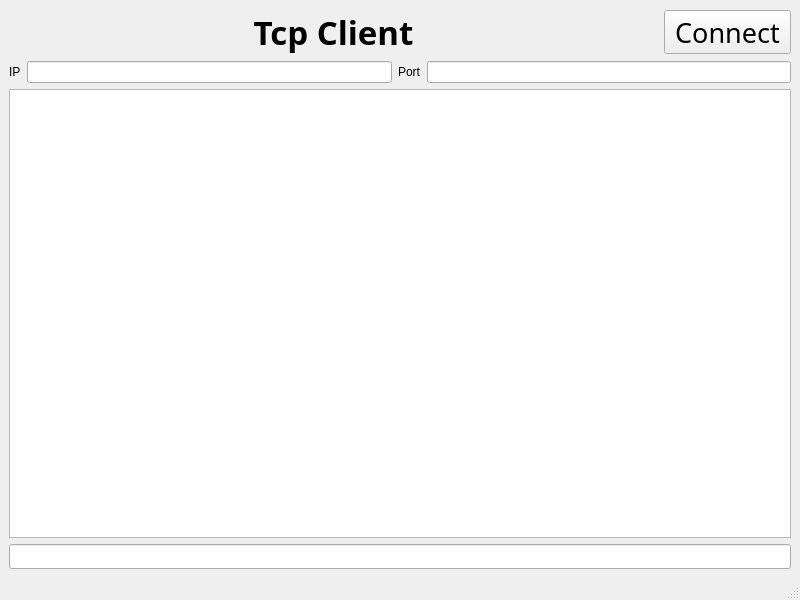
<?xml version="1.0" encoding="UTF-8"?>
<ui version="4.0">
 <class>tcpClient</class>
 <widget class="QMainWindow" name="tcpClient">
  <property name="geometry">
   <rect>
    <x>0</x>
    <y>0</y>
    <width>800</width>
    <height>600</height>
   </rect>
  </property>
  <property name="windowTitle">
   <string>tcpClient</string>
  </property>
  <widget class="QWidget" name="centralwidget">
   <layout class="QVBoxLayout" name="verticalLayout">
    <item>
     <layout class="QHBoxLayout" name="horizontalLayout">
      <item>
       <widget class="QLabel" name="label">
        <property name="font">
         <font>
          <family>Nanum Gothic</family>
          <pointsize>25</pointsize>
          <bold>true</bold>
         </font>
        </property>
        <property name="text">
         <string>Tcp Client</string>
        </property>
        <property name="alignment">
         <set>Qt::AlignmentFlag::AlignCenter</set>
        </property>
       </widget>
      </item>
      <item>
       <widget class="QToolButton" name="toolButton">
        <property name="minimumSize">
         <size>
          <width>100</width>
          <height>30</height>
         </size>
        </property>
        <property name="font">
         <font>
          <family>Nanum Gothic</family>
          <pointsize>20</pointsize>
         </font>
        </property>
        <property name="text">
         <string>Connect</string>
        </property>
       </widget>
      </item>
     </layout>
    </item>
    <item>
     <layout class="QHBoxLayout" name="horizontalLayout_2">
      <item>
       <widget class="QLabel" name="label_2">
        <property name="text">
         <string>IP</string>
        </property>
       </widget>
      </item>
      <item>
       <widget class="QLineEdit" name="LE_IP"/>
      </item>
      <item>
       <widget class="QLabel" name="label_3">
        <property name="text">
         <string>Port</string>
        </property>
       </widget>
      </item>
      <item>
       <widget class="QLineEdit" name="LE_port"/>
      </item>
     </layout>
    </item>
    <item>
     <widget class="QPlainTextEdit" name="plainTextEdit">
      <property name="font">
       <font>
        <family>D2Coding</family>
       </font>
      </property>
      <property name="readOnly">
       <bool>true</bool>
      </property>
     </widget>
    </item>
    <item>
     <widget class="QLineEdit" name="LE_msg">
      <property name="font">
       <font>
        <family>D2Coding</family>
       </font>
      </property>
     </widget>
    </item>
   </layout>
  </widget>
  <widget class="QMenuBar" name="menubar">
   <property name="geometry">
    <rect>
     <x>0</x>
     <y>0</y>
     <width>800</width>
     <height>24</height>
    </rect>
   </property>
  </widget>
  <widget class="QStatusBar" name="statusbar"/>
 </widget>
 <resources/>
 <connections>
  <connection>
   <sender>toolButton</sender>
   <signal>clicked()</signal>
   <receiver>tcpClient</receiver>
   <slot>connectToServer()</slot>
   <hints>
    <hint type="sourcelabel">
     <x>763</x>
     <y>47</y>
    </hint>
    <hint type="destinationlabel">
     <x>652</x>
     <y>33</y>
    </hint>
   </hints>
  </connection>
  <connection>
   <sender>LE_msg</sender>
   <signal>returnPressed()</signal>
   <receiver>tcpClient</receiver>
   <slot>sendMsgToServer()</slot>
   <hints>
    <hint type="sourcelabel">
     <x>650</x>
     <y>544</y>
    </hint>
    <hint type="destinationlabel">
     <x>640</x>
     <y>532</y>
    </hint>
   </hints>
  </connection>
 </connections>
 <slots>
  <slot>connectToServer()</slot>
  <slot>sendMsgToServer()</slot>
 </slots>
</ui>
